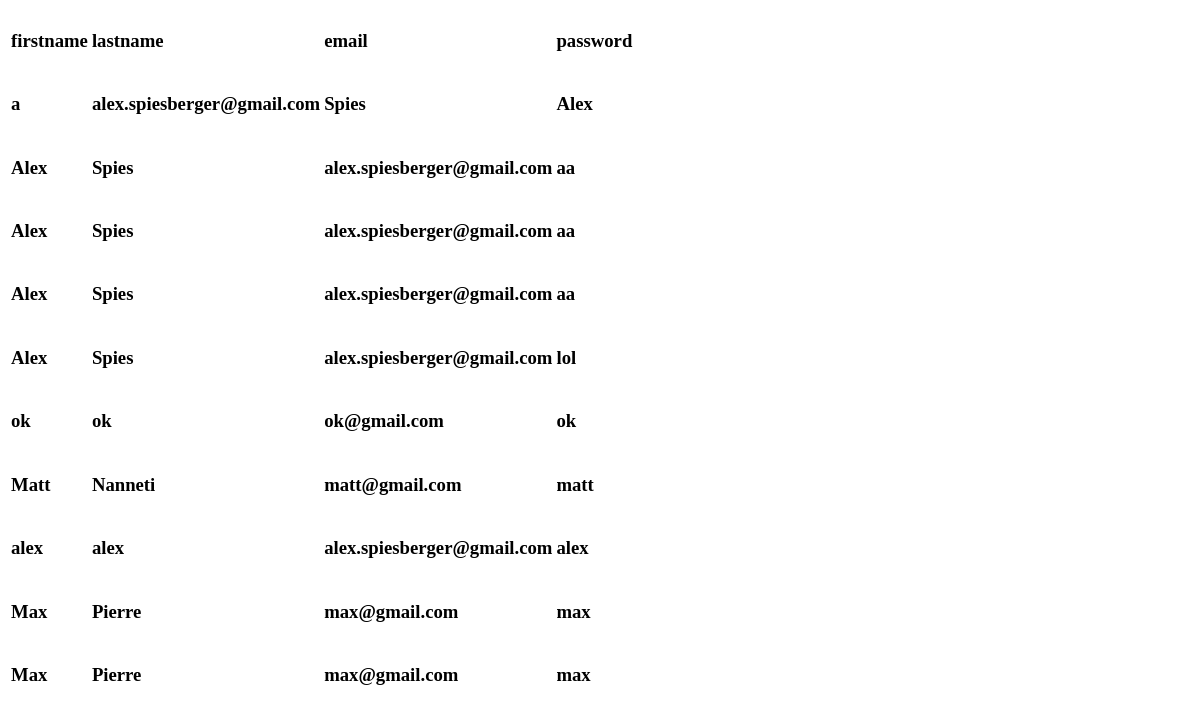
The page /show_test on the database as committed earlier.
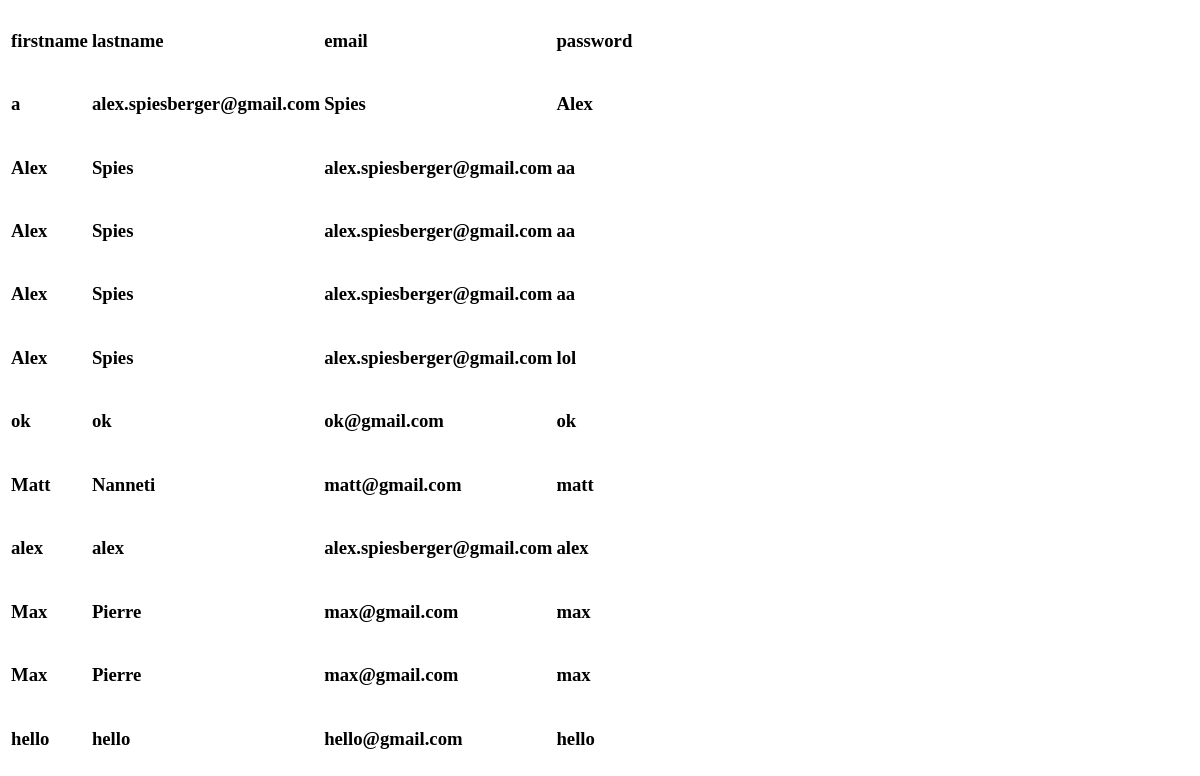
The same page on the database as committed later.
### app.py (models this page shows, shortened)
class users(db.Model):
    _id = db.Column('id', db.Integer, primary_key = True)
    firstname = db.Column(db.String(100))
    lastname = db.Column(db.String(100))
    email = db.Column(db.String(100))
    password = db.Column(db.String(100))

### app.py (the view)
@app.route('/show_test')
def show_all():
    return render_template('show_all.html', users = users.query.all())

### templates/show_all.html (shortened to what this page needs)
<!DOCTYPE html>
<html lang="en">
<head>
</head>
<body>
    <table>
        <thead>
            <td><h3>firstname</h3></td>
            <td><h3>lastname</h3></td>
            <td><h3>email</h3></td>
            <td><h3>password</h3></td>
        </thead>
        <tbody>
            {% for user in users %}
            <tr>
                <td><h3>{{ user.firstname }}</h3></td>
                <td><h3>{{ user.lastname }}</h3></td>
                <td><h3>{{ user.email }}</h3></td>
                <td><h3>{{ user.password }}</h3></td>
            </tr>
            {% endfor %}
        </tbody>
    </table>
</body>
</html>

Rows that differ between the two databases and show on the page:
added users: firstname "hello", lastname "hello", email "hello@gmail.com", password "hello"
